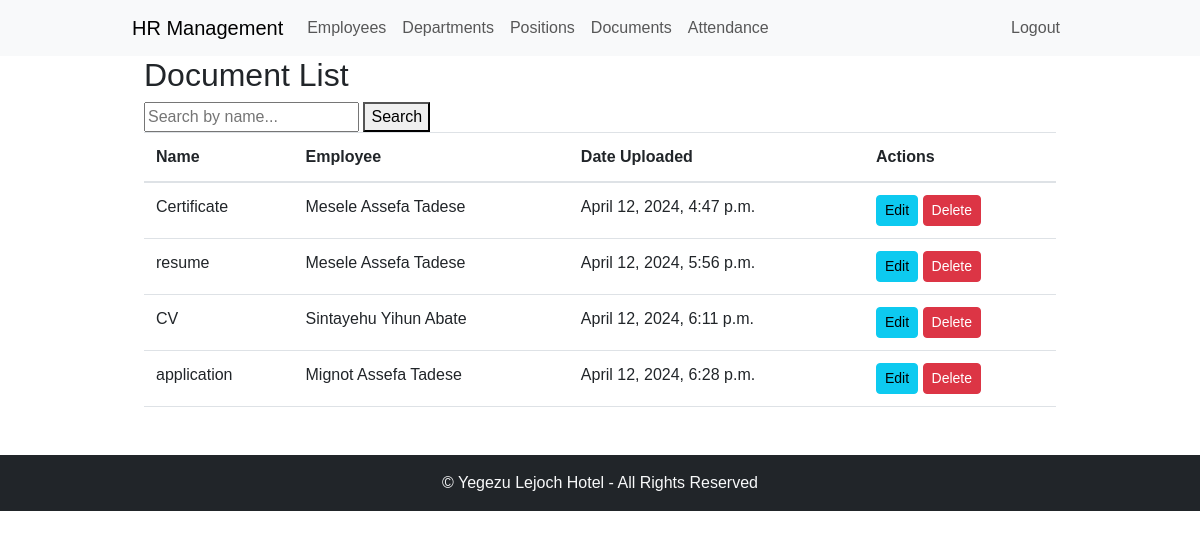
/documents/ (signed in), run on an earlier commit of the app's database.
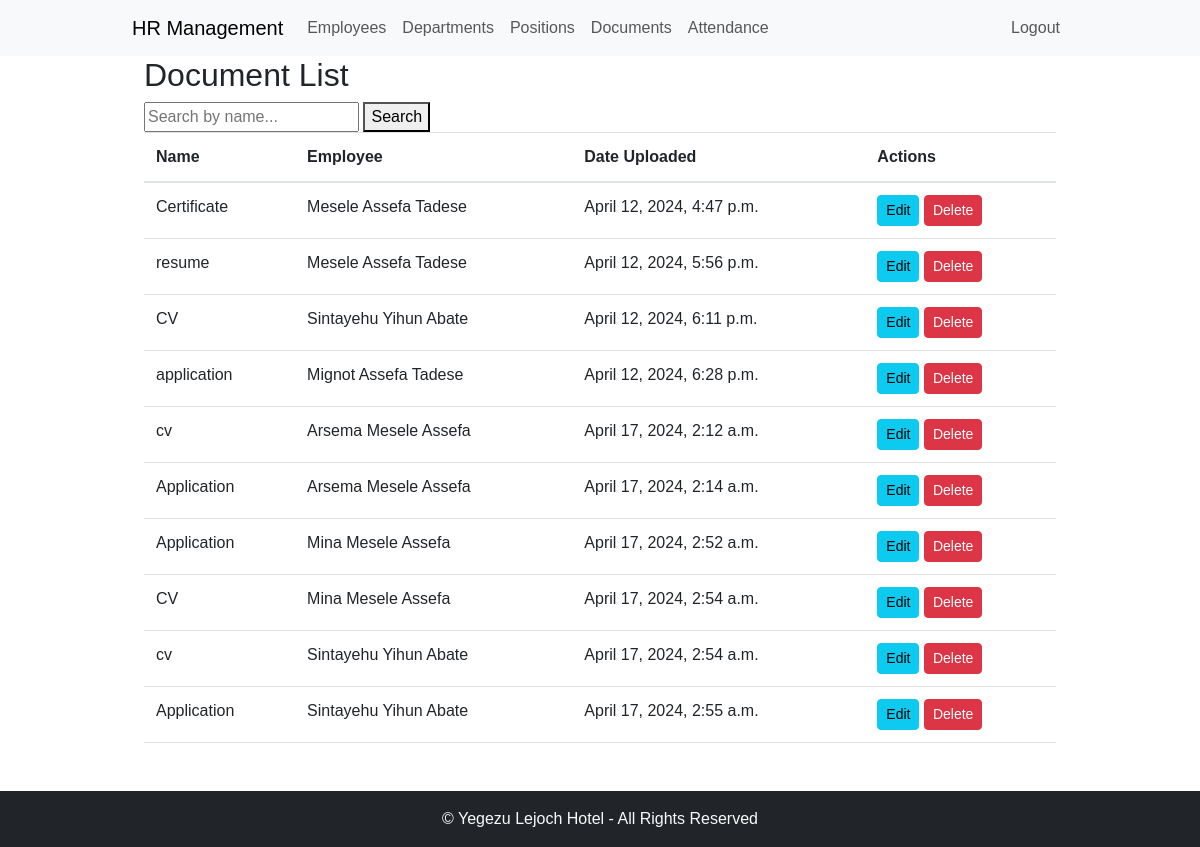
And on a later commit of the database.
### employee_management/models.py (models this page shows, shortened)
class Document(models.Model):
    name = models.CharField(max_length=100)
    file = models.FileField(upload_to=document_upload_to)
    description = models.TextField(blank=True)
    employee = models.ForeignKey(Employee, on_delete=models.CASCADE)
    date_uploaded = models.DateTimeField(auto_now_add=True)

class Employee(models.Model):
    GENDER_CHOICES = (
        ('M', 'Male'),
        ('F', 'Female'),
    )
    first_name = models.CharField(max_length=50)
    middle_name = models.CharField(max_length=50, null=True, blank=True)
    last_name = models.CharField(max_length=50, null=True, blank=True)
    gender = models.CharField(max_length=1, choices=GENDER_CHOICES, default="")
    email = models.EmailField()
    department = models.ForeignKey(Department, on_delete=models.CASCADE)
    position = models.ForeignKey(Position, on_delete=models.CASCADE)
    date_of_birth = models.DateField()
    hire_date = models.DateField()
    salary = models.DecimalField(max_digits=10, decimal_places=2)
    is_active = models.BooleanField(default=True)
    picture = models.ImageField(upload_to='employee_pictures/', null=True, blank=True)
    def __str__(self):
        return f"{self.first_name} {self.middle_name} {self.last_name}"

### employee_management/views.py (the view)
# urls.py: path('documents/', document_list, name='document_list'),
@login_required
def document_list(request):
    documents = Document.objects.all()
    employee = Employee.objects.first()  # Example: Get the first employee
    search_query = request.GET.get('search_query')
    if search_query:
        documents = documents.filter(name__icontains=search_query)
    return render(request, 'document_list.html', {'documents': documents, 'employee': employee})

### employee_management/templates/document_list.html (shortened to what this page needs)
{% extends 'base.html' %}
{% block content %}
<div class="container">
    <h2>Document List</h2>
    <form method="GET" action="{% url 'hrms:document_list' %}">
        <input type="text" name="search_query" placeholder="Search by name...">
        <button type="submit">Search</button>
    </form>
    <table class="table">
        <thead>
            <tr>
                <th>Name</th>
                <th>Employee</th>
                <th>Date Uploaded</th>
                <th>Actions</th>
            </tr>
        </thead>
        <tbody>
            {% for document in documents %}
                <tr>
                    <td>{{ document.name }}</td>
                    <td>{{ document.employee }}</td>
                    <td>{{ document.date_uploaded }}</td>
                    <td>
                        <a href="{% url 'hrms:document_update' document.pk %}" class="btn btn-sm btn-info">Edit</a>
                        <button class="btn btn-sm btn-danger" onclick="confirmDelete('{{ document.name }}', '{{ document.pk }}')">Delete</button>
                    </td>
                </tr>
            {% empty %}
                <tr>
                    <td colspan="4">No documents found.</td>
                </tr>
            {% endfor %}
        </tbody>
    </table>
</div>
{% endblock %}

What changed in the data, as far as the page shows it:
added Document: name "cv", employee "Arsema Mesele Assefa", date_uploaded "April 17, 2024, 2:12 a.m."
added Document: name "Application", employee "Arsema Mesele Assefa", date_uploaded "April 17, 2024, 2:14 a.m."
added Document: name "Application", employee "Mina Mesele Assefa", date_uploaded "April 17, 2024, 2:52 a.m."
added Document: name "CV", employee "Mina Mesele Assefa", date_uploaded "April 17, 2024, 2:54 a.m."
added Document: name "cv", employee "Sintayehu Yihun Abate", date_uploaded "April 17, 2024, 2:54 a.m."
added Document: name "Application", employee "Sintayehu Yihun Abate", date_uploaded "April 17, 2024, 2:55 a.m."
